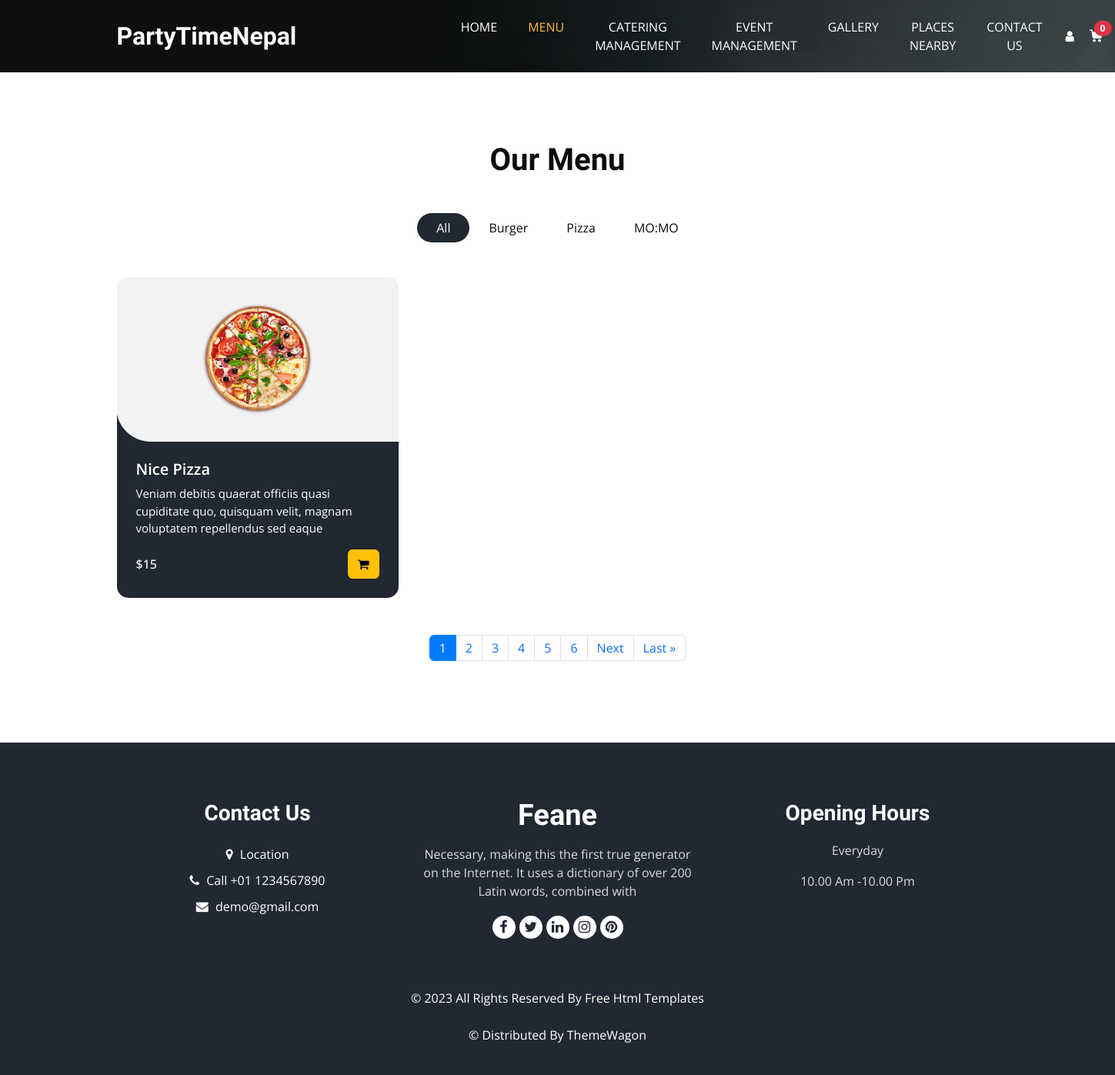
The page /menus/ on the database its author committed.
### home/models.py (models this page shows, shortened)
class Category(models.Model):
    cat_name = models.CharField(max_length=100)
    date_field = models.DateTimeField(auto_now_add=True)

class Item(models.Model):
    item_image = models.ImageField(upload_to='item-img', blank=True)
    item_name = models.CharField(max_length=100)
    item_description = models.TextField()
    price = models.IntegerField()
    category = models.ForeignKey(Category, on_delete=models.CASCADE)
    date_field = models.DateTimeField(auto_now_add=True)

### home/views.py (the view)
# urls.py: path('menus/', MenuView.as_view(), name = 'menus'),
class MenuView(View):
    def get(self,request):
        categories = Category.objects.all()
        paginator = Paginator(Item.objects.all(), 1)
        page = request.GET.get('page')
        items = paginator.get_page(page)
        total_pages = items.paginator.num_pages
        item_already_in_cart = []
        total_cart_item = 0
        username = request.user.username
        cart_items = Cart.objects.filter(username=username).values_list('items', flat=True)
        item_already_in_cart = [item.id for item in items if item.id in cart_items]
        total_cart_item = len(Cart.objects.filter(username=username))
        context = {
            'items':items,
            'categories':categories,
            'totalPageList':[n+1 for n in range(total_pages)],
            'nbar':'menus',
            'item_already_in_cart':item_already_in_cart,
            'total_cart_item':total_cart_item,
        }
        return render(request, 'menu.html', context)

### home/templates/menu.html (shortened to what this page needs)
{% extends "base.html" %}
{% load static %}
{% block content %}
  <section class="food_section layout_padding">
    <div class="container">
      <div class="heading_container heading_center">
        <h2>
          Our Menu
        </h2>
      </div>
      <ul class="filters_menu">
        <li class="active" data-filter="*">All</li>
        {% for category in categories %}
        <li data-filter=".category{{category.id}}">{{category.cat_name}}</li>
        {% endfor %}
      </ul>
      <div class="filters-content">
        <div class="row grid">
          {% for item in items %}
          <div class="col-sm-6 col-lg-4 all category{{item.category_id}}">
            <div class="box">
              <div>
                <div class="img-box">
                  <img src="{{item.item_image.url}}" alt="">
                </div>
                <div class="detail-box">
                  <h5>
                    {{item.item_name}}
                  </h5>
                  <p>
                    {{item.item_description}}
                  </p>
                  <div class="options">
                    <h6>
                      ${{item.price}}
                    </h6>
                    {% if item.id in item_already_in_cart %}
                    <a class="btn btn-warning shadow" href="{%url 'home:cart' %}"><i class="fa fa-check"></i></a>
                    {% else %}
                    <form action="{% url 'home:add_to_cart' %}" method="POST">
                      <button type="submit" class="btn btn-warning"><i class="fa fa-shopping-cart"></i></button>
                    </form>
                    {% endif %}
                  </div>
                </div>
              </div>
            </div>
          </div>
          {% endfor %}
        </div>
      </div>
      <div class="mt-5">
        <nav aria-label="Page navigation example">
          <ul class="pagination justify-content-center">
            {% for num in totalPageList %}
            {% if items.number == num %}
            <li class="page-item active" aria-current="page"><a class="page-link" href="?page={{num}}">{{num}}<span class="sr-only">(current)</span></a></li>
            {% else %}
            <li class="page-item"><a class="page-link" href="?page={{num}}">{{num}}</a></li>
            {% endif %}
            {% endfor %}
            {% if items.has_next %}
            <li class="page-item"><a class="page-link" href="?page={{items.next_page_number}}">Next</a></li>
            <li class="page-item"><a class="page-link" href="?page={{items.paginator.num_pages}}">Last &raquo;</a></li>
            {% endif %}
          </ul>
        </nav>
      </div>
    </div>
  </section>
  {% endblock %}

### home/static/css/style.css (style rules this page uses)
body { font-family: "Open Sans", sans-serif; color: #0c0c0c; background-color: #ffffff; overflow-x: hidden; }
.layout_padding { padding: 90px 0; }
h1, h2 { font-family: 'Dancing Script', cursive; }
.heading_container { display: -webkit-box; display: -ms-flexbox; display: flex; -webkit-box-orient: vertical; -webkit-box-direction: normal; -ms-flex-direction: column; flex-direction: column; -webkit-box-align: start; -ms-flex-align: start; align-items: flex-start; }
.heading_container h2 { position: relative; margin-bottom: 0; font-size: 2.5rem; font-weight: bold; }
.heading_container.heading_center { -webkit-box-align: center; -ms-flex-align: center; align-items: center; text-align: center; }
a, a:hover, a:focus { text-decoration: none; }
.btn, .btn:focus { outline: none !important; -webkit-box-shadow: none; box-shadow: none; }
.food_section .filters_menu { padding: 0; display: -webkit-box; display: -ms-flexbox; display: flex; -ms-flex-wrap: wrap; flex-wrap: wrap; -webkit-box-pack: center; -ms-flex-pack: center; justify-content: center; list-style-type: none; margin: 45px 0 20px 0; }
.food_section .filters_menu li { padding: 7px 25px; cursor: pointer; border-radius: 25px; }
.food_section .filters_menu li.active { background-color: #222831; color: #ffffff; }
.food_section .box { position: relative; margin-top: 25px; background-color: #ffffff; border-radius: 10px; color: #ffffff; border-radius: 15px; overflow: hidden; background: linear-gradient(to bottom, #f1f2f3 25px, #222831 25px); }
.food_section .box .img-box { background: #f1f2f3; display: -webkit-box; display: -ms-flexbox; display: flex; -webkit-box-pack: center; -ms-flex-pack: center; justify-content: center; -webkit-box-align: center; -ms-flex-align: center; align-items: center; height: 215px; border-radius: 0 0 0 45px; margin: -1px; padding: 25px; }
.food_section .box .img-box img { max-width: 100%; max-height: 145px; -webkit-transition: all .2s; transition: all .2s; }
.food_section .box .detail-box { padding: 25px; }
.food_section .box .detail-box h5 { font-weight: 600; }
.food_section .box .detail-box p { font-size: 15px; }
.food_section .box .detail-box h6 { margin-top: 10px; }
.food_section .box .options { display: -webkit-box; display: -ms-flexbox; display: flex; -webkit-box-pack: justify; -ms-flex-pack: justify; justify-content: space-between; }

### home/static/css/responsive.css (style rules this page uses)
@media (min-width: 1200px) { .container { max-width: 1170px; } }

### rows shown on the page
Category: cat_name "Burger"
Category: cat_name "Pizza"
Category: cat_name "MO:MO"
Item: item_image (picture), item_name "Nice Pizza", item_description "Veniam debitis quaerat officiis quasi cupiditate quo, quisquam velit, magnam voluptatem repellendus sed eaque", price "15"

### other values the page prints
{{ total_cart_item }} "0"
{{ num }} "1"
{{ num }} "2" "3" "4" "5" "6"
